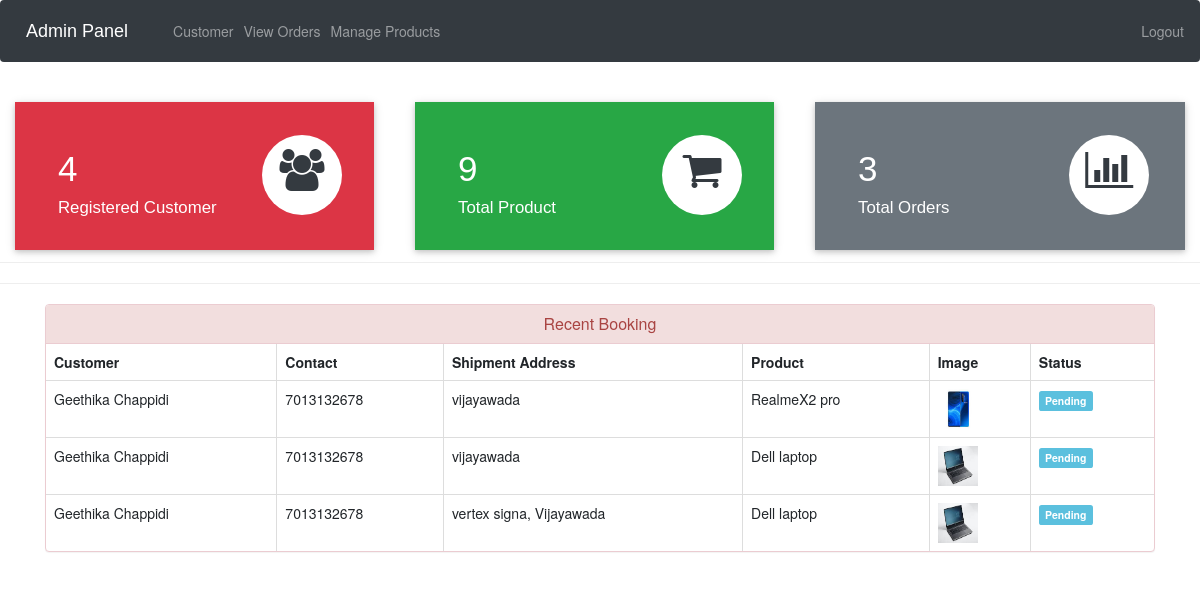
Screenshot of /admin-dashboard (signed in) with the database file from the repository.
### ecom/models.py (models this page shows, shortened)
class Customer(models.Model):
    user=models.OneToOneField(User,on_delete=models.CASCADE)
    profile_pic= models.ImageField(upload_to='profile_pic/CustomerProfilePic/',null=True,blank=True)
    address = models.CharField(max_length=40)
    mobile = models.CharField(max_length=20,null=False)
    @property
    def get_name(self):
        return self.user.first_name+" "+self.user.last_name

class Orders(models.Model):
    STATUS =(
        ('Pending','Pending'),
        ('Order Confirmed','Order Confirmed'),
        ('Out for Delivery','Out for Delivery'),
        ('Delivered','Delivered'),
    )
    customer=models.ForeignKey('Customer', on_delete=models.CASCADE,null=True)
    product=models.ForeignKey('Product',on_delete=models.CASCADE,null=True)
    email = models.CharField(max_length=50,null=True)
    address = models.CharField(max_length=500,null=True)
    mobile = models.CharField(max_length=20,null=True)
    order_date= models.DateField(auto_now_add=True,null=True)
    status=models.CharField(max_length=50,null=True,choices=STATUS)

class Product(models.Model):
    name=models.CharField(max_length=40)
    product_image= models.ImageField(upload_to='product_image/',null=True,blank=True)
    price = models.PositiveIntegerField()
    description=models.CharField(max_length=40)

### ecom/views.py (the view)
# urls.py: path('admin-dashboard', views.admin_dashboard_view,name='admin-dashboard'),
@login_required(login_url='adminlogin')
def admin_dashboard_view(request):
    customercount=models.Customer.objects.all().count()
    productcount=models.Product.objects.all().count()
    ordercount=models.Orders.objects.all().count()
    orders=models.Orders.objects.all()
    ordered_products=[]
    ordered_bys=[]
    for order in orders:
        ordered_product=models.Product.objects.all().filter(id=order.product.id)
        ordered_by=models.Customer.objects.all().filter(id = order.customer.id)
        ordered_products.append(ordered_product)
        ordered_bys.append(ordered_by)
    mydict={
    'customercount':customercount,
    'productcount':productcount,
    'ordercount':ordercount,
    'data':zip(ordered_products,ordered_bys,orders),
    }
    return render(request,'ecom/admin_dashboard.html',context=mydict)

### templates/ecom/admin_dashboard.html
{% extends 'ecom/admin_base.html' %}
{% load static %}
{% block content %}
<br>
{%include 'ecom/admin_dashboard_cards.html'%}
<br><br><br><br><br>
<hr><hr>
<div class="container" >
    <div class="panel panel-danger" >
      <div class="panel-heading" style="text-align:center;">
        <h6 class="panel-title">Recent Booking</h6>
      </div>
      <table class="table table-hover table-bordered" id="dev-table">
        <thead>
          <tr>
            <th>Customer</th>
            <th>Contact</th>
            <th>Shipment Address</th>
            <th>Product</th>
            <th>Image</th>
            <th>Status</th>
          </tr>
        </thead>
        {% for product,customer,order in data %}
        <tr>
          {% for c in customer %}
          <td> {{c.get_name}}</td>
          <td>{{c.mobile}}</td>
          <td>{{order.address}}</td>
          {% endfor %}
          {% for p in product %}
          <td> {{p.name}}</td>
          <td> <img src="{% static p.product_image.url %}" alt="Profile Pic" height="40px" width="40px" /></td>
          {% if order.status == 'Pending'%}
          <td> <span class="label label-info">{{order.status}}</span></td>
          {% elif order.status == 'Delivered' %}
          <td> <span class="label label-success">{{order.status}}</span></td>
          {% elif order.status == 'Out for Delivery' %}
          <td> <span class="label label-warning">{{order.status}}</span></td>
          {%else%}
            <td> <span class="label label-primary">{{order.status}}</span></td>
          {%endif%}
          {% endfor %}
        </tr>
        {% endfor %}
      </table>
  </div>
</div>
{% endblock content %}

### rows the page displays
Orders: address "vijayawada", status "Pending"
Customer: get_name "Geethika Chappidi", mobile "7013132678"
Product: name "RealmeX2 pro", product_image (picture)
Orders: address "vijayawada", status "Pending"
Product: name "Dell laptop", product_image (picture)
Orders: address "vertex signa, Vijayawada", status "Pending"

### other values shown
{{ customercount }} "4"
{{ productcount }} "9"
{{ ordercount }} "3"
